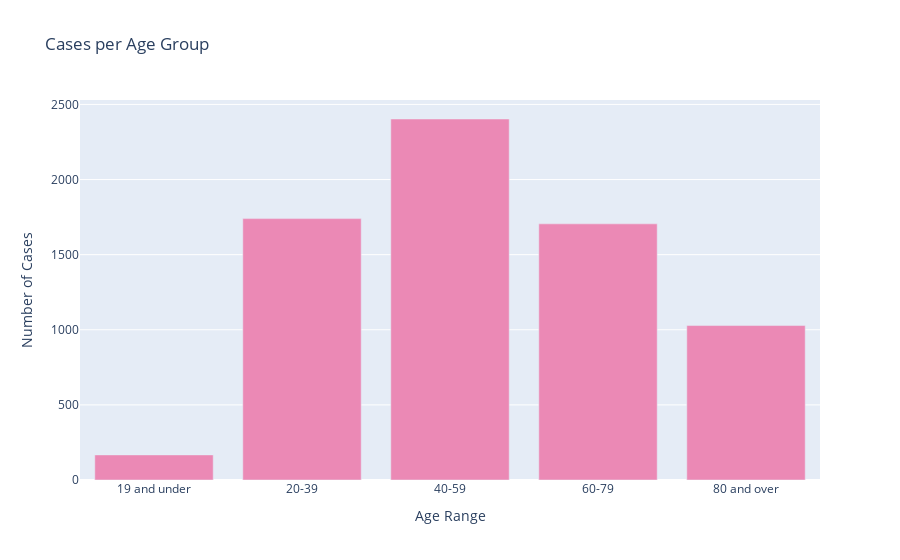

Here is the notebook cell this chart was saved with:
### Code cell
fig = go.Figure([go.Bar(x=age_ranges, y=ages_num, marker_color = '#EB89B5')])

fig.update_layout(title='Cases per Age Group',
                   xaxis_title='Age Range',
                   yaxis_title='Number of Cases')

fig.show()

with open('../plotly/ontario_age.json', 'w') as f:
    f.write(fig.to_json())

### Figure 1 — Plotly figure (JSON) as saved in the notebook; plotly's stock layout.template omitted (floating-point values rounded to 4 significant figures)
{"data": [{"marker": {"color": "#EB89B5"}, "type": "bar", "x": ["19 and under", "20-39", "40-59", "60-79", "80 and over"], "y": [167, 1740, 2403, 1705, 1028]}], "layout": {"title": {"text": "Cases per Age Group"}, "xaxis": {"title": {"text": "Age Range"}}, "yaxis": {"title": {"text": "Number of Cases"}}}}
